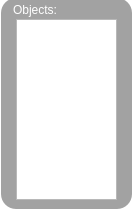
<?xml version="1.0" encoding="UTF-8"?>
<ui version="4.0">
 <class>Object</class>
 <widget class="QWidget" name="Object">
  <property name="geometry">
   <rect>
    <x>0</x>
    <y>0</y>
    <width>132</width>
    <height>209</height>
   </rect>
  </property>
  <property name="acceptDrops">
   <bool>true</bool>
  </property>
  <property name="windowTitle">
   <string>Form</string>
  </property>
  <property name="styleSheet">
   <string notr="true">QWidget#Object{ background-color: transparent;}
QFrame#frame{ background-color: rgba(136, 136, 136, 200); border-radius: 15px; }</string>
  </property>
  <widget class="QFrame" name="frame">
   <property name="geometry">
    <rect>
     <x>1</x>
     <y>-2</y>
     <width>131</width>
     <height>211</height>
    </rect>
   </property>
   <property name="frameShape">
    <enum>QFrame::StyledPanel</enum>
   </property>
   <property name="frameShadow">
    <enum>QFrame::Raised</enum>
   </property>
   <widget class="QLabel" name="label">
    <property name="geometry">
     <rect>
      <x>12</x>
      <y>2</y>
      <width>54</width>
      <height>20</height>
     </rect>
    </property>
    <property name="text">
     <string>&lt;html&gt;&lt;head/&gt;&lt;body&gt;&lt;p&gt;&lt;span style=&quot; color:#ffffff;&quot;&gt;Objects:&lt;/span&gt;&lt;/p&gt;&lt;/body&gt;&lt;/html&gt;</string>
    </property>
   </widget>
   <widget class="QListWidget" name="ObjectListWidget">
    <property name="geometry">
     <rect>
      <x>15</x>
      <y>21</y>
      <width>101</width>
      <height>181</height>
     </rect>
    </property>
    <property name="mouseTracking">
     <bool>true</bool>
    </property>
   </widget>
  </widget>
 </widget>
 <resources/>
 <connections/>
</ui>
